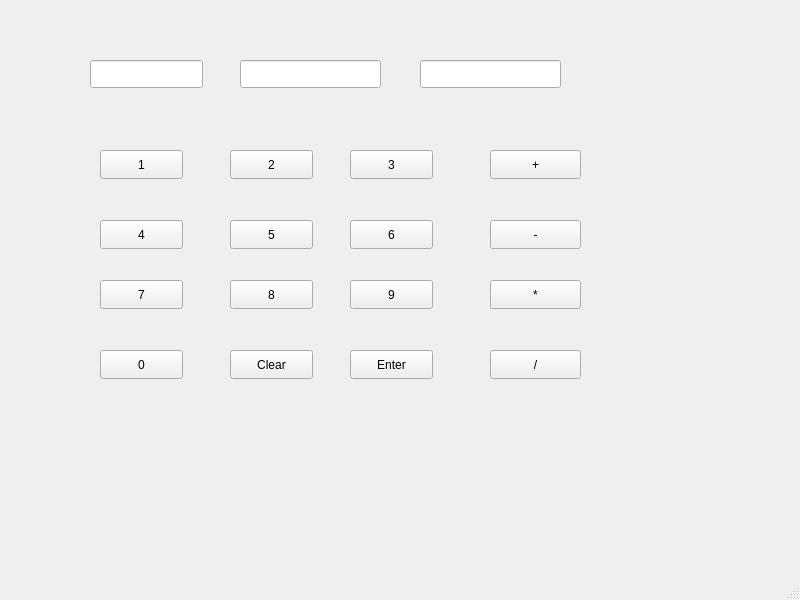
<?xml version="1.0" encoding="UTF-8"?>
<ui version="4.0">
 <class>Laskin</class>
 <widget class="QMainWindow" name="Laskin">
  <property name="geometry">
   <rect>
    <x>0</x>
    <y>0</y>
    <width>800</width>
    <height>600</height>
   </rect>
  </property>
  <property name="windowTitle">
   <string>Laskin</string>
  </property>
  <widget class="QWidget" name="centralwidget">
   <widget class="QLineEdit" name="Num1Edit">
    <property name="geometry">
     <rect>
      <x>90</x>
      <y>60</y>
      <width>113</width>
      <height>28</height>
     </rect>
    </property>
   </widget>
   <widget class="QLineEdit" name="Num2Edit">
    <property name="geometry">
     <rect>
      <x>240</x>
      <y>60</y>
      <width>141</width>
      <height>28</height>
     </rect>
    </property>
   </widget>
   <widget class="QLineEdit" name="ResultEdit">
    <property name="geometry">
     <rect>
      <x>420</x>
      <y>60</y>
      <width>141</width>
      <height>28</height>
     </rect>
    </property>
   </widget>
   <widget class="QPushButton" name="PlusButton">
    <property name="geometry">
     <rect>
      <x>490</x>
      <y>150</y>
      <width>91</width>
      <height>29</height>
     </rect>
    </property>
    <property name="text">
     <string>+</string>
    </property>
   </widget>
   <widget class="QPushButton" name="MinusButton">
    <property name="geometry">
     <rect>
      <x>490</x>
      <y>220</y>
      <width>91</width>
      <height>29</height>
     </rect>
    </property>
    <property name="text">
     <string>-</string>
    </property>
   </widget>
   <widget class="QPushButton" name="KerroButton">
    <property name="geometry">
     <rect>
      <x>490</x>
      <y>280</y>
      <width>91</width>
      <height>29</height>
     </rect>
    </property>
    <property name="text">
     <string>*</string>
    </property>
   </widget>
   <widget class="QPushButton" name="n1Button">
    <property name="geometry">
     <rect>
      <x>100</x>
      <y>150</y>
      <width>83</width>
      <height>29</height>
     </rect>
    </property>
    <property name="text">
     <string>1</string>
    </property>
   </widget>
   <widget class="QPushButton" name="n2Button">
    <property name="geometry">
     <rect>
      <x>230</x>
      <y>150</y>
      <width>83</width>
      <height>29</height>
     </rect>
    </property>
    <property name="text">
     <string>2</string>
    </property>
   </widget>
   <widget class="QPushButton" name="n3Button">
    <property name="geometry">
     <rect>
      <x>350</x>
      <y>150</y>
      <width>83</width>
      <height>29</height>
     </rect>
    </property>
    <property name="text">
     <string>3</string>
    </property>
   </widget>
   <widget class="QPushButton" name="EnterButton">
    <property name="geometry">
     <rect>
      <x>350</x>
      <y>350</y>
      <width>83</width>
      <height>29</height>
     </rect>
    </property>
    <property name="text">
     <string>Enter</string>
    </property>
   </widget>
   <widget class="QPushButton" name="clearButton">
    <property name="geometry">
     <rect>
      <x>230</x>
      <y>350</y>
      <width>83</width>
      <height>29</height>
     </rect>
    </property>
    <property name="text">
     <string>Clear</string>
    </property>
   </widget>
   <widget class="QPushButton" name="num4Button">
    <property name="geometry">
     <rect>
      <x>100</x>
      <y>220</y>
      <width>83</width>
      <height>29</height>
     </rect>
    </property>
    <property name="text">
     <string>4</string>
    </property>
   </widget>
   <widget class="QPushButton" name="num7Button">
    <property name="geometry">
     <rect>
      <x>100</x>
      <y>280</y>
      <width>83</width>
      <height>29</height>
     </rect>
    </property>
    <property name="text">
     <string>7</string>
    </property>
   </widget>
   <widget class="QPushButton" name="num5Button">
    <property name="geometry">
     <rect>
      <x>230</x>
      <y>220</y>
      <width>83</width>
      <height>29</height>
     </rect>
    </property>
    <property name="text">
     <string>5</string>
    </property>
   </widget>
   <widget class="QPushButton" name="num6Button">
    <property name="geometry">
     <rect>
      <x>350</x>
      <y>220</y>
      <width>83</width>
      <height>29</height>
     </rect>
    </property>
    <property name="text">
     <string>6</string>
    </property>
   </widget>
   <widget class="QPushButton" name="num8Button">
    <property name="geometry">
     <rect>
      <x>230</x>
      <y>280</y>
      <width>83</width>
      <height>29</height>
     </rect>
    </property>
    <property name="text">
     <string>8</string>
    </property>
   </widget>
   <widget class="QPushButton" name="num9Button">
    <property name="geometry">
     <rect>
      <x>350</x>
      <y>280</y>
      <width>83</width>
      <height>29</height>
     </rect>
    </property>
    <property name="text">
     <string>9</string>
    </property>
   </widget>
   <widget class="QPushButton" name="divideButtom">
    <property name="geometry">
     <rect>
      <x>490</x>
      <y>350</y>
      <width>91</width>
      <height>29</height>
     </rect>
    </property>
    <property name="text">
     <string>/</string>
    </property>
   </widget>
   <widget class="QPushButton" name="num0Button">
    <property name="geometry">
     <rect>
      <x>100</x>
      <y>350</y>
      <width>83</width>
      <height>29</height>
     </rect>
    </property>
    <property name="text">
     <string>0</string>
    </property>
   </widget>
  </widget>
  <widget class="QMenuBar" name="menubar">
   <property name="geometry">
    <rect>
     <x>0</x>
     <y>0</y>
     <width>800</width>
     <height>25</height>
    </rect>
   </property>
  </widget>
  <widget class="QStatusBar" name="statusbar"/>
 </widget>
 <resources/>
 <connections/>
</ui>
